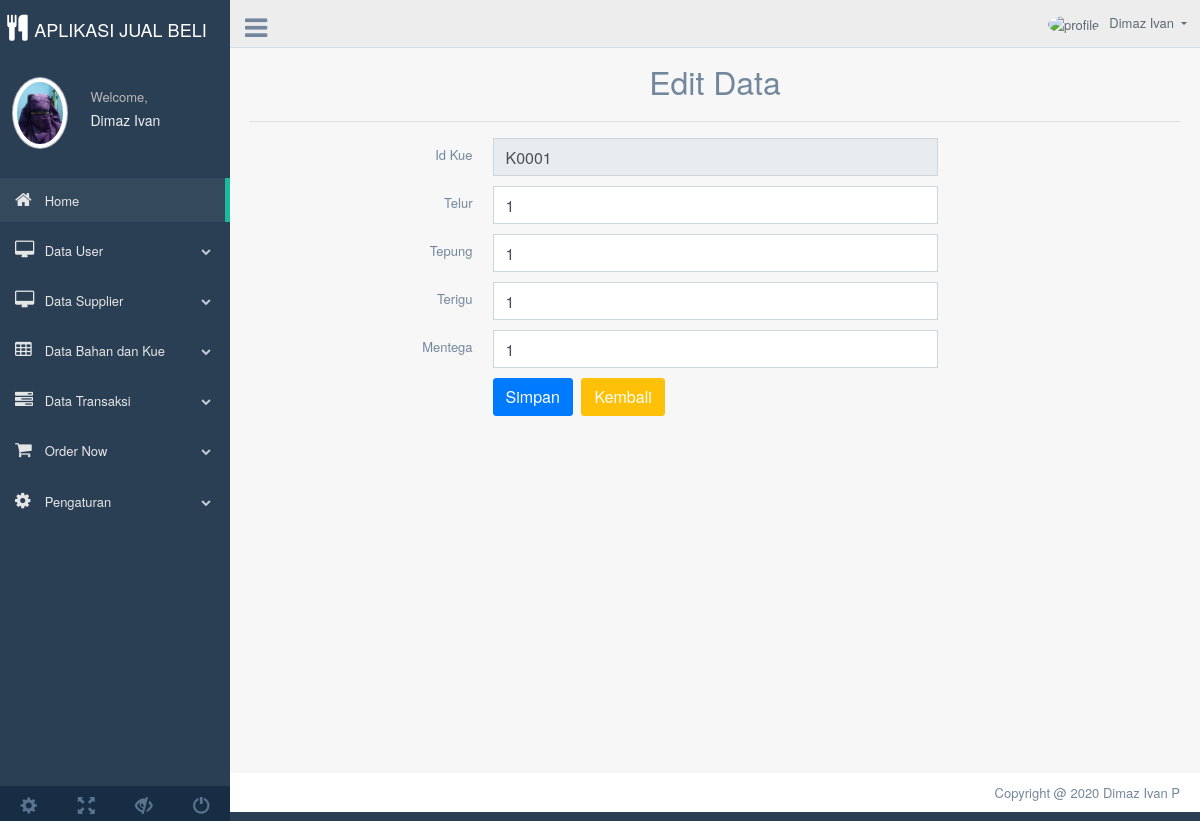
The page /Uas_Pweb/Index.php?page=Edit_Resep&Id_Produk=K0001 (signed in) on the database its author committed.
### tables this page shows
CREATE TABLE `resep` (
  `Id_Produk` varchar(5) NOT NULL,
  `Telur` int(11) NOT NULL,
  `Tepung` int(11) NOT NULL,
  `Terigu` int(11) NOT NULL,
  `Mentega` int(11) NOT NULL
);

### Uas_Pweb/Control/Edit_Resep.php (the view, shortened to what this page needs)
<?php include('Koneksi.php'); ?>
<div class="container" style="margin-top:20px">
	<center>
		<font size="6">Edit Data</font>
	</center>
	<hr>
	<?php
	if (isset($_GET['Id_Produk'])) {
		$Id_Kue = $_GET['Id_Produk'];
		$select = mysqli_query($conn, "SELECT * FROM Resep WHERE Id_Produk='$Id_Kue'") or die(mysqli_error($conn));
		if (mysqli_num_rows($select) == 0) {
			echo '<div class="alert alert-warning">Id Kue tidak ditemukan.</div>';
			exit();
		} else {
			$data = mysqli_fetch_assoc($select);
		}
	}
	?>
	<form action="Index.php?page=Edit_Resep&Id_Kue=<?php echo $Id_Kue; ?>" method="post">
		<div class="item form-group">
			<label class="col-form-label col-md-3 col-sm-3 label-align">Id Kue</label>
			<div class="col-md-6 col-sm-6">
				<input type="text" name="Id_Kue" class="form-control" size="4" value="<?php echo $data['Id_Produk']; ?>" readonly required>
			</div>
		</div>
		<div class="item form-group">
			<label class="col-form-label col-md-3 col-sm-3 label-align">Telur</label>
			<div class="col-md-6 col-sm-6">
				<input type="number" name="Telur" class="form-control" value="<?php echo $data['Telur']; ?>" required>
			</div>
		</div>
		<div class="item form-group">
			<label class="col-form-label col-md-3 col-sm-3 label-align">Tepung</label>
			<div class="col-md-6 col-sm-6">
				<input type="number" name="Tepung" class="form-control" value="<?php echo $data['Tepung']; ?>" required>
			</div>
		</div>
		<div class="item form-group">
			<label class="col-form-label col-md-3 col-sm-3 label-align">Terigu</label>
			<div class="col-md-6 col-sm-6">
				<input type="number" name="Terigu" class="form-control" value="<?php echo $data['Terigu']; ?>" required>
			</div>
		</div>
		<div class="item form-group">
			<label class="col-form-label col-md-3 col-sm-3 label-align">Mentega</label>
			<div class="col-md-6 col-sm-6">
				<input type="number" name="Mentega" class="form-control" value="<?php echo $data['Mentega']; ?>" required>
			</div>
		</div>
		<div class="item form-group">
			<div class="col-md-6 col-sm-6 offset-md-3">
				<input type="submit" name="submit" class="btn btn-primary" value="Simpan">
				<a href="Index.php?page=Tampil_Kue" class="btn btn-warning">Kembali</a>
			</div>
		</div>
	</form>
</div>

### rows shown on the page
resep: Id_Kue "K0001", Telur "1", Tepung "1", Terigu "1", Mentega "1"
